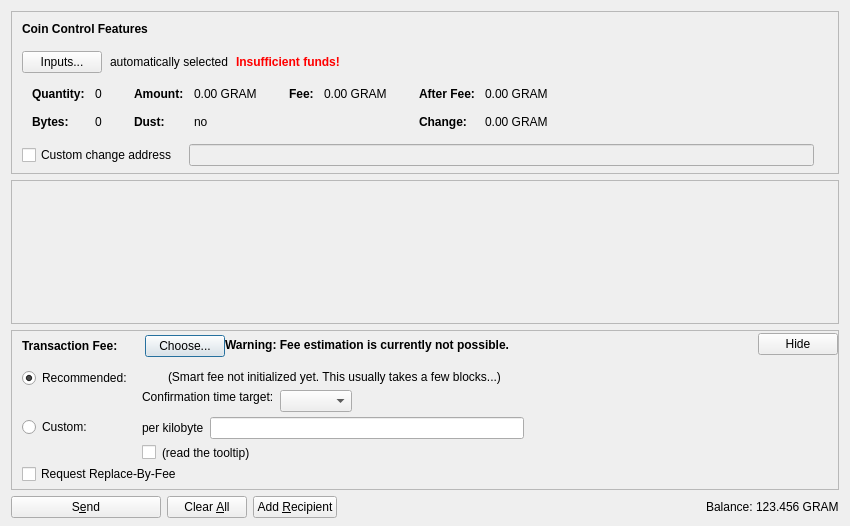
<?xml version="1.0" encoding="UTF-8"?>
<ui version="4.0">
 <class>SendCoinsDialog</class>
 <widget class="QDialog" name="SendCoinsDialog">
  <property name="geometry">
   <rect>
    <x>0</x>
    <y>0</y>
    <width>850</width>
    <height>526</height>
   </rect>
  </property>
  <property name="windowTitle">
   <string>Send Coins</string>
  </property>
  <layout class="QVBoxLayout" name="verticalLayout" stretch="0,1,0,0">
   <property name="bottomMargin">
    <number>8</number>
   </property>
   <item>
    <widget class="QFrame" name="frameCoinControl">
     <property name="sizePolicy">
      <sizepolicy hsizetype="Expanding" vsizetype="Expanding">
       <horstretch>0</horstretch>
       <verstretch>0</verstretch>
      </sizepolicy>
     </property>
     <property name="maximumSize">
      <size>
       <width>16777215</width>
       <height>16777215</height>
      </size>
     </property>
     <property name="frameShape">
      <enum>QFrame::StyledPanel</enum>
     </property>
     <property name="frameShadow">
      <enum>QFrame::Sunken</enum>
     </property>
     <layout class="QVBoxLayout" name="verticalLayoutCoinControl2">
      <property name="spacing">
       <number>0</number>
      </property>
      <property name="leftMargin">
       <number>0</number>
      </property>
      <property name="topMargin">
       <number>0</number>
      </property>
      <property name="rightMargin">
       <number>0</number>
      </property>
      <property name="bottomMargin">
       <number>6</number>
      </property>
      <item>
       <layout class="QVBoxLayout" name="verticalLayoutCoinControl" stretch="0,0,0,0,1">
        <property name="spacing">
         <number>0</number>
        </property>
        <property name="leftMargin">
         <number>10</number>
        </property>
        <property name="topMargin">
         <number>10</number>
        </property>
        <item>
         <layout class="QHBoxLayout" name="horizontalLayoutCoinControl1">
          <property name="bottomMargin">
           <number>15</number>
          </property>
          <item>
           <widget class="QLabel" name="labelCoinControlFeatures">
            <property name="sizePolicy">
             <sizepolicy hsizetype="Preferred" vsizetype="Maximum">
              <horstretch>0</horstretch>
              <verstretch>0</verstretch>
             </sizepolicy>
            </property>
            <property name="font">
             <font>
              <weight>75</weight>
              <bold>true</bold>
             </font>
            </property>
            <property name="styleSheet">
             <string notr="true">font-weight:bold;</string>
            </property>
            <property name="text">
             <string>Coin Control Features</string>
            </property>
           </widget>
          </item>
         </layout>
        </item>
        <item>
         <layout class="QHBoxLayout" name="horizontalLayoutCoinControl2" stretch="0,0,0,0">
          <property name="spacing">
           <number>8</number>
          </property>
          <property name="bottomMargin">
           <number>10</number>
          </property>
          <item>
           <widget class="QPushButton" name="pushButtonCoinControl">
            <property name="styleSheet">
             <string notr="true"/>
            </property>
            <property name="text">
             <string>Inputs...</string>
            </property>
            <property name="autoDefault">
             <bool>false</bool>
            </property>
           </widget>
          </item>
          <item>
           <widget class="QLabel" name="labelCoinControlAutomaticallySelected">
            <property name="text">
             <string>automatically selected</string>
            </property>
            <property name="margin">
             <number>5</number>
            </property>
           </widget>
          </item>
          <item>
           <widget class="QLabel" name="labelCoinControlInsuffFunds">
            <property name="font">
             <font>
              <weight>75</weight>
              <bold>true</bold>
             </font>
            </property>
            <property name="styleSheet">
             <string notr="true">color:red;font-weight:bold;</string>
            </property>
            <property name="text">
             <string>Insufficient funds!</string>
            </property>
            <property name="margin">
             <number>5</number>
            </property>
           </widget>
          </item>
          <item>
           <spacer name="horizontalSpacerCoinControl">
            <property name="orientation">
             <enum>Qt::Horizontal</enum>
            </property>
            <property name="sizeHint" stdset="0">
             <size>
              <width>40</width>
              <height>1</height>
             </size>
            </property>
           </spacer>
          </item>
         </layout>
        </item>
        <item>
         <widget class="QWidget" name="widgetCoinControl" native="true">
          <property name="sizePolicy">
           <sizepolicy hsizetype="Preferred" vsizetype="Preferred">
            <horstretch>0</horstretch>
            <verstretch>0</verstretch>
           </sizepolicy>
          </property>
          <property name="minimumSize">
           <size>
            <width>0</width>
            <height>0</height>
           </size>
          </property>
          <property name="styleSheet">
           <string notr="true"/>
          </property>
          <layout class="QHBoxLayout" name="horizontalLayoutCoinControl5">
           <property name="leftMargin">
            <number>0</number>
           </property>
           <property name="topMargin">
            <number>0</number>
           </property>
           <property name="rightMargin">
            <number>0</number>
           </property>
           <property name="bottomMargin">
            <number>0</number>
           </property>
           <item>
            <layout class="QHBoxLayout" name="horizontalLayoutCoinControl3" stretch="0,0,0,1">
             <property name="spacing">
              <number>20</number>
             </property>
             <property name="topMargin">
              <number>0</number>
             </property>
             <property name="bottomMargin">
              <number>10</number>
             </property>
             <item>
              <layout class="QFormLayout" name="formLayoutCoinControl1">
               <property name="horizontalSpacing">
                <number>10</number>
               </property>
               <property name="verticalSpacing">
                <number>14</number>
               </property>
               <property name="leftMargin">
                <number>10</number>
               </property>
               <property name="topMargin">
                <number>4</number>
               </property>
               <property name="rightMargin">
                <number>6</number>
               </property>
               <item row="0" column="0">
                <widget class="QLabel" name="labelCoinControlQuantityText">
                 <property name="font">
                  <font>
                   <weight>75</weight>
                   <bold>true</bold>
                  </font>
                 </property>
                 <property name="text">
                  <string>Quantity:</string>
                 </property>
                 <property name="margin">
                  <number>0</number>
                 </property>
                </widget>
               </item>
               <item row="0" column="1">
                <widget class="QLabel" name="labelCoinControlQuantity">
                 <property name="cursor">
                  <cursorShape>IBeamCursor</cursorShape>
                 </property>
                 <property name="contextMenuPolicy">
                  <enum>Qt::ActionsContextMenu</enum>
                 </property>
                 <property name="text">
                  <string notr="true">0</string>
                 </property>
                 <property name="margin">
                  <number>0</number>
                 </property>
                 <property name="textInteractionFlags">
                  <set>Qt::LinksAccessibleByMouse|Qt::TextSelectableByKeyboard|Qt::TextSelectableByMouse</set>
                 </property>
                </widget>
               </item>
               <item row="1" column="0">
                <widget class="QLabel" name="labelCoinControlBytesText">
                 <property name="font">
                  <font>
                   <weight>75</weight>
                   <bold>true</bold>
                  </font>
                 </property>
                 <property name="text">
                  <string>Bytes:</string>
                 </property>
                </widget>
               </item>
               <item row="1" column="1">
                <widget class="QLabel" name="labelCoinControlBytes">
                 <property name="cursor">
                  <cursorShape>IBeamCursor</cursorShape>
                 </property>
                 <property name="contextMenuPolicy">
                  <enum>Qt::ActionsContextMenu</enum>
                 </property>
                 <property name="text">
                  <string notr="true">0</string>
                 </property>
                 <property name="textInteractionFlags">
                  <set>Qt::LinksAccessibleByMouse|Qt::TextSelectableByKeyboard|Qt::TextSelectableByMouse</set>
                 </property>
                </widget>
               </item>
              </layout>
             </item>
             <item>
              <layout class="QFormLayout" name="formLayoutCoinControl2">
               <property name="horizontalSpacing">
                <number>10</number>
               </property>
               <property name="verticalSpacing">
                <number>14</number>
               </property>
               <property name="leftMargin">
                <number>6</number>
               </property>
               <property name="topMargin">
                <number>4</number>
               </property>
               <property name="rightMargin">
                <number>6</number>
               </property>
               <item row="0" column="0">
                <widget class="QLabel" name="labelCoinControlAmountText">
                 <property name="font">
                  <font>
                   <weight>75</weight>
                   <bold>true</bold>
                  </font>
                 </property>
                 <property name="text">
                  <string>Amount:</string>
                 </property>
                 <property name="margin">
                  <number>0</number>
                 </property>
                </widget>
               </item>
               <item row="0" column="1">
                <widget class="QLabel" name="labelCoinControlAmount">
                 <property name="cursor">
                  <cursorShape>IBeamCursor</cursorShape>
                 </property>
                 <property name="contextMenuPolicy">
                  <enum>Qt::ActionsContextMenu</enum>
                 </property>
                 <property name="text">
                  <string notr="true">0.00 GRAM</string>
                 </property>
                 <property name="textInteractionFlags">
                  <set>Qt::LinksAccessibleByMouse|Qt::TextSelectableByKeyboard|Qt::TextSelectableByMouse</set>
                 </property>
                </widget>
               </item>
               <item row="1" column="0">
                <widget class="QLabel" name="labelCoinControlLowOutputText">
                 <property name="font">
                  <font>
                   <weight>75</weight>
                   <bold>true</bold>
                  </font>
                 </property>
                 <property name="text">
                  <string>Dust:</string>
                 </property>
                </widget>
               </item>
               <item row="1" column="1">
                <widget class="QLabel" name="labelCoinControlLowOutput">
                 <property name="cursor">
                  <cursorShape>IBeamCursor</cursorShape>
                 </property>
                 <property name="contextMenuPolicy">
                  <enum>Qt::ActionsContextMenu</enum>
                 </property>
                 <property name="text">
                  <string notr="true">no</string>
                 </property>
                 <property name="textInteractionFlags">
                  <set>Qt::LinksAccessibleByMouse|Qt::TextSelectableByKeyboard|Qt::TextSelectableByMouse</set>
                 </property>
                </widget>
               </item>
              </layout>
             </item>
             <item>
              <layout class="QFormLayout" name="formLayoutCoinControl3">
               <property name="horizontalSpacing">
                <number>10</number>
               </property>
               <property name="verticalSpacing">
                <number>14</number>
               </property>
               <property name="leftMargin">
                <number>6</number>
               </property>
               <property name="topMargin">
                <number>4</number>
               </property>
               <property name="rightMargin">
                <number>6</number>
               </property>
               <item row="0" column="0">
                <widget class="QLabel" name="labelCoinControlFeeText">
                 <property name="font">
                  <font>
                   <weight>75</weight>
                   <bold>true</bold>
                  </font>
                 </property>
                 <property name="text">
                  <string>Fee:</string>
                 </property>
                 <property name="margin">
                  <number>0</number>
                 </property>
                </widget>
               </item>
               <item row="0" column="1">
                <widget class="QLabel" name="labelCoinControlFee">
                 <property name="cursor">
                  <cursorShape>IBeamCursor</cursorShape>
                 </property>
                 <property name="contextMenuPolicy">
                  <enum>Qt::ActionsContextMenu</enum>
                 </property>
                 <property name="text">
                  <string notr="true">0.00 GRAM</string>
                 </property>
                 <property name="textInteractionFlags">
                  <set>Qt::LinksAccessibleByMouse|Qt::TextSelectableByKeyboard|Qt::TextSelectableByMouse</set>
                 </property>
                </widget>
               </item>
              </layout>
             </item>
             <item>
              <layout class="QFormLayout" name="formLayoutCoinControl4">
               <property name="horizontalSpacing">
                <number>10</number>
               </property>
               <property name="verticalSpacing">
                <number>14</number>
               </property>
               <property name="leftMargin">
                <number>6</number>
               </property>
               <property name="topMargin">
                <number>4</number>
               </property>
               <property name="rightMargin">
                <number>6</number>
               </property>
               <item row="0" column="0">
                <widget class="QLabel" name="labelCoinControlAfterFeeText">
                 <property name="font">
                  <font>
                   <weight>75</weight>
                   <bold>true</bold>
                  </font>
                 </property>
                 <property name="text">
                  <string>After Fee:</string>
                 </property>
                 <property name="margin">
                  <number>0</number>
                 </property>
                </widget>
               </item>
               <item row="0" column="1">
                <widget class="QLabel" name="labelCoinControlAfterFee">
                 <property name="cursor">
                  <cursorShape>IBeamCursor</cursorShape>
                 </property>
                 <property name="contextMenuPolicy">
                  <enum>Qt::ActionsContextMenu</enum>
                 </property>
                 <property name="text">
                  <string notr="true">0.00 GRAM</string>
                 </property>
                 <property name="textInteractionFlags">
                  <set>Qt::LinksAccessibleByMouse|Qt::TextSelectableByKeyboard|Qt::TextSelectableByMouse</set>
                 </property>
                </widget>
               </item>
               <item row="1" column="0">
                <widget class="QLabel" name="labelCoinControlChangeText">
                 <property name="font">
                  <font>
                   <weight>75</weight>
                   <bold>true</bold>
                  </font>
                 </property>
                 <property name="text">
                  <string>Change:</string>
                 </property>
                </widget>
               </item>
               <item row="1" column="1">
                <widget class="QLabel" name="labelCoinControlChange">
                 <property name="cursor">
                  <cursorShape>IBeamCursor</cursorShape>
                 </property>
                 <property name="contextMenuPolicy">
                  <enum>Qt::ActionsContextMenu</enum>
                 </property>
                 <property name="text">
                  <string notr="true">0.00 GRAM</string>
                 </property>
                 <property name="textInteractionFlags">
                  <set>Qt::LinksAccessibleByMouse|Qt::TextSelectableByKeyboard|Qt::TextSelectableByMouse</set>
                 </property>
                </widget>
               </item>
              </layout>
             </item>
            </layout>
           </item>
          </layout>
         </widget>
        </item>
        <item>
         <layout class="QHBoxLayout" name="horizontalLayoutCoinControl4" stretch="0,0,0">
          <property name="spacing">
           <number>12</number>
          </property>
          <property name="sizeConstraint">
           <enum>QLayout::SetDefaultConstraint</enum>
          </property>
          <property name="topMargin">
           <number>5</number>
          </property>
          <property name="rightMargin">
           <number>5</number>
          </property>
          <item>
           <widget class="QCheckBox" name="checkBoxCoinControlChange">
            <property name="toolTip">
             <string>If this is activated, but the change address is empty or invalid, change will be sent to a newly generated address.</string>
            </property>
            <property name="text">
             <string>Custom change address</string>
            </property>
           </widget>
          </item>
          <item>
           <widget class="QValidatedLineEdit" name="lineEditCoinControlChange">
            <property name="enabled">
             <bool>false</bool>
            </property>
            <property name="sizePolicy">
             <sizepolicy hsizetype="Expanding" vsizetype="Fixed">
              <horstretch>0</horstretch>
              <verstretch>0</verstretch>
             </sizepolicy>
            </property>
           </widget>
          </item>
          <item>
           <widget class="QLabel" name="labelCoinControlChangeLabel">
            <property name="sizePolicy">
             <sizepolicy hsizetype="Preferred" vsizetype="Expanding">
              <horstretch>0</horstretch>
              <verstretch>0</verstretch>
             </sizepolicy>
            </property>
            <property name="minimumSize">
             <size>
              <width>0</width>
              <height>0</height>
             </size>
            </property>
            <property name="text">
             <string/>
            </property>
            <property name="margin">
             <number>3</number>
            </property>
           </widget>
          </item>
         </layout>
        </item>
        <item>
         <spacer name="verticalSpacerCoinControl">
          <property name="orientation">
           <enum>Qt::Vertical</enum>
          </property>
          <property name="sizeHint" stdset="0">
           <size>
            <width>800</width>
            <height>1</height>
           </size>
          </property>
         </spacer>
        </item>
       </layout>
      </item>
     </layout>
    </widget>
   </item>
   <item>
    <widget class="QScrollArea" name="scrollArea">
     <property name="widgetResizable">
      <bool>true</bool>
     </property>
     <widget class="QWidget" name="scrollAreaWidgetContents">
      <property name="geometry">
       <rect>
        <x>0</x>
        <y>0</y>
        <width>830</width>
        <height>104</height>
       </rect>
      </property>
      <layout class="QVBoxLayout" name="verticalLayout_2" stretch="0,1">
       <property name="leftMargin">
        <number>0</number>
       </property>
       <property name="topMargin">
        <number>0</number>
       </property>
       <property name="rightMargin">
        <number>0</number>
       </property>
       <property name="bottomMargin">
        <number>0</number>
       </property>
       <item>
        <layout class="QVBoxLayout" name="entries">
         <property name="spacing">
          <number>6</number>
         </property>
        </layout>
       </item>
       <item>
        <spacer name="verticalSpacer">
         <property name="orientation">
          <enum>Qt::Vertical</enum>
         </property>
         <property name="sizeHint" stdset="0">
          <size>
           <width>20</width>
           <height>40</height>
          </size>
         </property>
        </spacer>
       </item>
      </layout>
     </widget>
    </widget>
   </item>
   <item>
    <widget class="QFrame" name="frameFee">
     <property name="sizePolicy">
      <sizepolicy hsizetype="Expanding" vsizetype="Expanding">
       <horstretch>0</horstretch>
       <verstretch>0</verstretch>
      </sizepolicy>
     </property>
     <property name="maximumSize">
      <size>
       <width>16777215</width>
       <height>16777215</height>
      </size>
     </property>
     <property name="frameShape">
      <enum>QFrame::StyledPanel</enum>
     </property>
     <property name="frameShadow">
      <enum>QFrame::Sunken</enum>
     </property>
     <layout class="QVBoxLayout" name="verticalLayoutFee1">
      <property name="spacing">
       <number>0</number>
      </property>
      <property name="leftMargin">
       <number>0</number>
      </property>
      <property name="topMargin">
       <number>0</number>
      </property>
      <property name="rightMargin">
       <number>0</number>
      </property>
      <property name="bottomMargin">
       <number>0</number>
      </property>
      <item>
       <layout class="QVBoxLayout" name="verticalLayoutFee2" stretch="0,0,0">
        <property name="spacing">
         <number>0</number>
        </property>
        <property name="leftMargin">
         <number>10</number>
        </property>
        <property name="topMargin">
         <number>0</number>
        </property>
        <item>
         <layout class="QHBoxLayout" name="horizontalLayoutFee1">
          <property name="bottomMargin">
           <number>0</number>
          </property>
          <item>
           <layout class="QVBoxLayout" name="verticalLayoutFee7">
            <property name="spacing">
             <number>0</number>
            </property>
            <item>
             <spacer name="verticalSpacerSmartFee">
              <property name="orientation">
               <enum>Qt::Vertical</enum>
              </property>
              <property name="sizeType">
               <enum>QSizePolicy::Fixed</enum>
              </property>
              <property name="sizeHint" stdset="0">
               <size>
                <width>1</width>
                <height>4</height>
               </size>
              </property>
             </spacer>
            </item>
            <item>
             <layout class="QHBoxLayout" name="horizontalLayoutSmartFee">
              <property name="spacing">
               <number>10</number>
              </property>
              <item>
               <widget class="QLabel" name="labelFeeHeadline">
                <property name="sizePolicy">
                 <sizepolicy hsizetype="Preferred" vsizetype="Maximum">
                  <horstretch>0</horstretch>
                  <verstretch>0</verstretch>
                 </sizepolicy>
                </property>
                <property name="font">
                 <font>
                  <weight>75</weight>
                  <bold>true</bold>
                 </font>
                </property>
                <property name="styleSheet">
                 <string notr="true">font-weight:bold;</string>
                </property>
                <property name="text">
                 <string>Transaction Fee:</string>
                </property>
               </widget>
              </item>
              <item>
               <widget class="QLabel" name="labelFeeMinimized">
                <property name="text">
                 <string/>
                </property>
               </widget>
              </item>
              <item>
               <widget class="QPushButton" name="buttonChooseFee">
                <property name="text">
                 <string>Choose...</string>
                </property>
               </widget>
              </item>
             </layout>
            </item>
            <item>
             <spacer name="verticalSpacer_5">
              <property name="orientation">
               <enum>Qt::Vertical</enum>
              </property>
              <property name="sizeHint" stdset="0">
               <size>
                <width>1</width>
                <height>1</height>
               </size>
              </property>
             </spacer>
            </item>
           </layout>
          </item>
          <item>
           <widget class="QLabel" name="fallbackFeeWarningLabel">
            <property name="toolTip">
             <string>Using the fallbackfee can result in sending a transaction that will take several hours or days (or never) to confirm. Consider choosing your fee manually or wait until you have validated the complete chain.</string>
            </property>
            <property name="font">
            <font>
                <weight>75</weight>
                <bold>true</bold>
            </font>
            </property>
            <property name="text">
             <string>Warning: Fee estimation is currently not possible.</string>
            </property>
            <property name="wordWrap">
             <bool>false</bool>
            </property>
           </widget>
          </item>
          <item>
           <spacer name="horizontalSpacer_4">
            <property name="orientation">
             <enum>Qt::Horizontal</enum>
            </property>
            <property name="sizeType">
             <enum>QSizePolicy::MinimumExpanding</enum>
            </property>
            <property name="sizeHint" stdset="0">
             <size>
              <width>40</width>
              <height>20</height>
             </size>
            </property>
           </spacer>
          </item>
          <item>
           <widget class="QPushButton" name="buttonMinimizeFee">
            <property name="toolTip">
             <string>collapse fee-settings</string>
            </property>
            <property name="text">
             <string>Hide</string>
            </property>
           </widget>
          </item>
         </layout>
        </item>
        <item>
         <widget class="QFrame" name="frameFeeSelection">
          <layout class="QVBoxLayout" name="verticalLayoutFee12">
           <property name="spacing">
            <number>0</number>
           </property>
           <property name="leftMargin">
            <number>0</number>
           </property>
           <property name="topMargin">
            <number>0</number>
           </property>
           <property name="rightMargin">
            <number>0</number>
           </property>
           <property name="bottomMargin">
            <number>0</number>
           </property>
           <item>
            <layout class="QGridLayout" name="gridLayoutFee">
             <property name="topMargin">
              <number>10</number>
             </property>
             <property name="bottomMargin">
              <number>4</number>
             </property>
             <property name="horizontalSpacing">
              <number>10</number>
             </property>
             <property name="verticalSpacing">
              <number>4</number>
             </property>
             <item row="1" column="1">
              <layout class="QVBoxLayout" name="verticalLayoutFee8">
               <property name="spacing">
                <number>6</number>
               </property>
               <item>
                <layout class="QHBoxLayout" name="horizontalLayoutFee13">
                 <item>
                  <widget class="QLabel" name="labelCustomPerKilobyte">
                   <property name="toolTip">
                    <string>If the custom fee is set to 1000 satoshis and the transaction is only 250 bytes, then &quot;per kilobyte&quot; only pays 250 satoshis in fee, while &quot;total at least&quot; pays 1000 satoshis. For transactions bigger than a kilobyte both pay by kilobyte.</string>
                   </property>
                   <property name="text">
                    <string>per kilobyte</string>
                   </property>
                  </widget>
                 </item>
                 <item>
                  <widget class="GRAMAmountField" name="customFee"/>
                 </item>
                 <item>
                  <spacer name="horizontalSpacer_6">
                   <property name="orientation">
                    <enum>Qt::Horizontal</enum>
                   </property>
                   <property name="sizeHint" stdset="0">
                    <size>
                     <width>1</width>
                     <height>1</height>
                    </size>
                   </property>
                  </spacer>
                 </item>
                </layout>
               </item>
               <item>
                <layout class="QHBoxLayout" name="horizontalLayoutFee8">
                 <item>
                  <widget class="QCheckBox" name="checkBoxMinimumFee">
                   <property name="toolTip">
                    <string>Paying only the minimum fee is just fine as long as there is less transaction volume than space in the blocks. But be aware that this can end up in a never confirming transaction once there is more demand for gram transactions than the network can process.</string>
                   </property>
                   <property name="text">
                    <string/>
                   </property>
                  </widget>
                 </item>
                 <item>
                  <widget class="QLabel" name="labelMinFeeWarning">
                   <property name="enabled">
                    <bool>true</bool>
                   </property>
                   <property name="toolTip">
                    <string>Paying only the minimum fee is just fine as long as there is less transaction volume than space in the blocks. But be aware that this can end up in a never confirming transaction once there is more demand for gram transactions than the network can process.</string>
                   </property>
                   <property name="text">
                    <string>(read the tooltip)</string>
                   </property>
                   <property name="margin">
                    <number>5</number>
                   </property>
                  </widget>
                 </item>
                 <item>
                  <spacer name="horizontalSpacer_2">
                   <property name="orientation">
                    <enum>Qt::Horizontal</enum>
                   </property>
                   <property name="sizeHint" stdset="0">
                    <size>
                     <width>1</width>
                     <height>1</height>
                    </size>
                   </property>
                  </spacer>
                 </item>
                </layout>
               </item>
              </layout>
             </item>
             <item row="0" column="0">
              <layout class="QVBoxLayout" name="verticalLayoutFee4" stretch="0,1">
               <item>
                <widget class="QRadioButton" name="radioSmartFee">
                 <property name="text">
                  <string>Recommended:</string>
                 </property>
                 <property name="checked">
                  <bool>true</bool>
                 </property>
                 <attribute name="buttonGroup">
                  <string notr="true">groupFee</string>
                 </attribute>
                </widget>
               </item>
               <item>
                <spacer name="verticalSpacer_2">
                 <property name="orientation">
                  <enum>Qt::Vertical</enum>
                 </property>
                 <property name="sizeHint" stdset="0">
                  <size>
                   <width>1</width>
                   <height>1</height>
                  </size>
                 </property>
                </spacer>
               </item>
              </layout>
             </item>
             <item row="1" column="0">
              <layout class="QVBoxLayout" name="verticalLayoutFee9" stretch="0,1">
               <item>
                <widget class="QRadioButton" name="radioCustomFee">
                 <property name="text">
                  <string>Custom:</string>
                 </property>
                 <attribute name="buttonGroup">
                  <string notr="true">groupFee</string>
                 </attribute>
                </widget>
               </item>
               <item>
                <spacer name="verticalSpacer_6">
                 <property name="orientation">
                  <enum>Qt::Vertical</enum>
                 </property>
                 <property name="sizeHint" stdset="0">
                  <size>
                   <width>1</width>
                   <height>1</height>
                  </size>
                 </property>
                </spacer>
               </item>
              </layout>
             </item>
             <item row="0" column="1">
              <layout class="QVBoxLayout" name="verticalLayoutFee3" stretch="0,0,1">
               <property name="spacing">
                <number>6</number>
               </property>
               <property name="topMargin">
                <number>2</number>
               </property>
               <item>
                <layout class="QHBoxLayout" name="horizontalLayoutFee12">
                 <item>
                  <widget class="QLabel" name="labelSmartFee">
                   <property name="text">
                    <string/>
                   </property>
                   <property name="margin">
                    <number>2</number>
                   </property>
                  </widget>
                 </item>
                 <item>
                  <widget class="QLabel" name="labelFeeEstimation">
                   <property name="text">
                    <string/>
                   </property>
                  </widget>
                 </item>
                 <item>
                  <widget class="QLabel" name="labelSmartFee2">
                   <property name="text">
                    <string>(Smart fee not initialized yet. This usually takes a few blocks...)</string>
                   </property>
                   <property name="margin">
                    <number>2</number>
                   </property>
                  </widget>
                 </item>
                 <item>
                  <spacer name="horizontalSpacer_5">
                   <property name="orientation">
                    <enum>Qt::Horizontal</enum>
                   </property>
                   <property name="sizeHint" stdset="0">
                    <size>
                     <width>1</width>
                     <height>1</height>
                    </size>
                   </property>
                  </spacer>
                 </item>
                </layout>
               </item>
               <item>
                <layout class="QHBoxLayout" name="horizontalLayoutFee9">
                 <item>
                  <layout class="QVBoxLayout" name="verticalLayoutFee6">
                   <item>
                    <widget class="QLabel" name="labelSmartFee3">
                     <property name="text">
                      <string>Confirmation time target:</string>
                     </property>
                     <property name="margin">
                      <number>2</number>
                     </property>
                    </widget>
                   </item>
                   <item>
                    <spacer name="verticalSpacer_3">
                     <property name="orientation">
                      <enum>Qt::Vertical</enum>
                     </property>
                     <property name="sizeHint" stdset="0">
                      <size>
                       <width>1</width>
                       <height>1</height>
                      </size>
                     </property>
                    </spacer>
                   </item>
                  </layout>
                 </item>
                 <item>
                  <layout class="QVBoxLayout" name="verticalLayoutFee5">
                   <property name="rightMargin">
                    <number>30</number>
                   </property>
                   <item>
                    <layout class="QHBoxLayout" name="horizontalLayoutConfTarget">
                     <property name="bottomMargin">
                      <number>0</number>
                     </property>
                     <item>
                      <widget class="QComboBox" name="confTargetSelector"/>
                     </item>
                     <item>
                      <spacer name="horizontalSpacerConfTarget">
                       <property name="orientation">
                        <enum>Qt::Horizontal</enum>
                       </property>
                       <property name="sizeHint" stdset="0">
                        <size>
                         <width>40</width>
                         <height>20</height>
                        </size>
                       </property>
                      </spacer>
                     </item>
                    </layout>
                   </item>
                  </layout>
                 </item>
                </layout>
               </item>
               <item>
                <spacer name="verticalSpacer_4">
                 <property name="orientation">
                  <enum>Qt::Vertical</enum>
                 </property>
                 <property name="sizeHint" stdset="0">
                  <size>
                   <width>1</width>
                   <height>1</height>
                  </size>
                 </property>
                </spacer>
               </item>
              </layout>
             </item>
            </layout>
           </item>
           <item>
            <widget class="QCheckBox" name="optInRBF">
             <property name="text">
              <string>Request Replace-By-Fee</string>
             </property>
             <property name="toolTip">
              <string>Indicates that the sender may wish to replace this transaction with a new one paying higher fees (prior to being confirmed).</string>
             </property>
            </widget>
           </item>
          </layout>
         </widget>
        </item>
        <item>
         <spacer name="verticalSpacerFee">
          <property name="orientation">
           <enum>Qt::Vertical</enum>
          </property>
          <property name="sizeHint" stdset="0">
           <size>
            <width>40</width>
            <height>5</height>
           </size>
          </property>
         </spacer>
        </item>
       </layout>
      </item>
     </layout>
    </widget>
   </item>
   <item>
    <layout class="QHBoxLayout" name="horizontalLayout">
     <item>
      <widget class="QPushButton" name="sendButton">
       <property name="minimumSize">
        <size>
         <width>150</width>
         <height>0</height>
        </size>
       </property>
       <property name="toolTip">
        <string>Confirm the send action</string>
       </property>
       <property name="text">
        <string>S&amp;end</string>
       </property>
       <property name="icon">
        <iconset resource="../gram.qrc">
         <normaloff>:/icons/send</normaloff>:/icons/send</iconset>
       </property>
       <property name="autoDefault">
        <bool>false</bool>
       </property>
       <property name="default">
        <bool>false</bool>
       </property>
      </widget>
     </item>
     <item>
      <widget class="QPushButton" name="clearButton">
       <property name="sizePolicy">
        <sizepolicy hsizetype="Minimum" vsizetype="Fixed">
         <horstretch>0</horstretch>
         <verstretch>0</verstretch>
        </sizepolicy>
       </property>
       <property name="toolTip">
        <string>Clear all fields of the form.</string>
       </property>
       <property name="text">
        <string>Clear &amp;All</string>
       </property>
       <property name="icon">
        <iconset resource="../gram.qrc">
         <normaloff>:/icons/remove</normaloff>:/icons/remove</iconset>
       </property>
       <property name="autoDefault">
        <bool>false</bool>
       </property>
      </widget>
     </item>
     <item>
      <widget class="QPushButton" name="addButton">
       <property name="toolTip">
        <string>Send to multiple recipients at once</string>
       </property>
       <property name="text">
        <string>Add &amp;Recipient</string>
       </property>
       <property name="icon">
        <iconset resource="../gram.qrc">
         <normaloff>:/icons/add</normaloff>:/icons/add</iconset>
       </property>
       <property name="autoDefault">
        <bool>false</bool>
       </property>
      </widget>
     </item>
     <item>
      <spacer name="horizontalSpacer">
       <property name="orientation">
        <enum>Qt::Horizontal</enum>
       </property>
       <property name="sizeHint" stdset="0">
        <size>
         <width>40</width>
         <height>20</height>
        </size>
       </property>
      </spacer>
     </item>
     <item>
      <layout class="QHBoxLayout" name="horizontalLayout_2">
       <property name="spacing">
        <number>3</number>
       </property>
       <item>
        <widget class="QLabel" name="label">
         <property name="sizePolicy">
          <sizepolicy hsizetype="Preferred" vsizetype="Fixed">
           <horstretch>0</horstretch>
           <verstretch>0</verstretch>
          </sizepolicy>
         </property>
         <property name="text">
          <string>Balance:</string>
         </property>
        </widget>
       </item>
       <item>
        <widget class="QLabel" name="labelBalance">
         <property name="sizePolicy">
          <sizepolicy hsizetype="Preferred" vsizetype="Fixed">
           <horstretch>0</horstretch>
           <verstretch>0</verstretch>
          </sizepolicy>
         </property>
         <property name="cursor">
          <cursorShape>IBeamCursor</cursorShape>
         </property>
         <property name="text">
          <string notr="true">123.456 GRAM</string>
         </property>
         <property name="textInteractionFlags">
          <set>Qt::LinksAccessibleByMouse|Qt::TextSelectableByKeyboard|Qt::TextSelectableByMouse</set>
         </property>
        </widget>
       </item>
      </layout>
     </item>
    </layout>
   </item>
  </layout>
 </widget>
 <customwidgets>
  <customwidget>
   <class>QValidatedLineEdit</class>
   <extends>QLineEdit</extends>
   <header>qvalidatedlineedit.h</header>
  </customwidget>
  <customwidget>
   <class>GRAMAmountField</class>
   <extends>QLineEdit</extends>
   <header>gramamountfield.h</header>
   <container>1</container>
  </customwidget>
 </customwidgets>
 <resources>
  <include location="../gram.qrc"/>
 </resources>
 <connections/>
 <buttongroups>
  <buttongroup name="groupFee"/>
 </buttongroups>
</ui>
